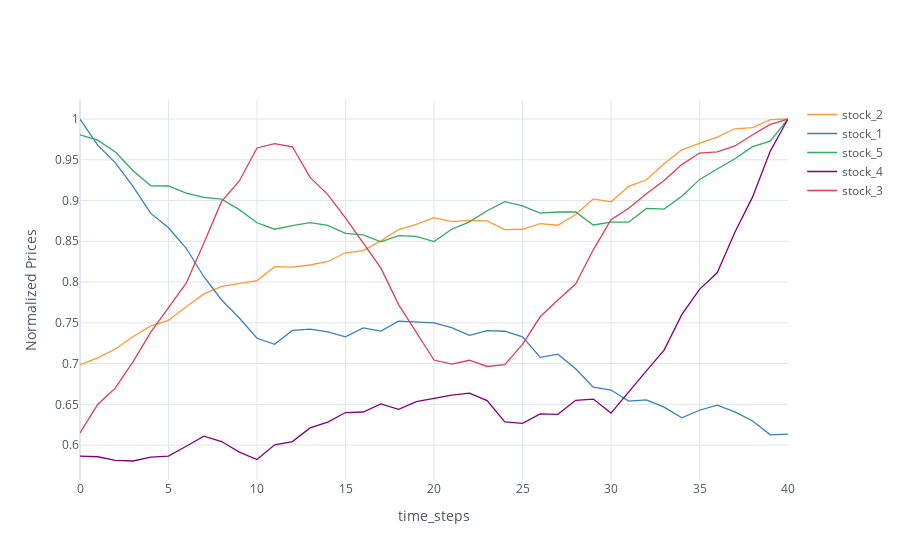

The code cell stored with this chart in its notebook:
### Code cell
starting_time = datetime(year=1995, month=1, day=1, hour=10) + relativedelta(hours=0)
ending_time = starting_time + relativedelta(hours=11)
print("ending_time", ending_time)

cf.go_offline()
cf.set_config_file(world_readable=True, theme="white")

buffer = SimulatedStockBuffer.objects.select_related("stock").order_by("captured_at").filter(
    Q(captured_at__gte = starting_time)
    & Q(captured_at__lte = ending_time)
).all()

price_variations = {}
for snapshot in buffer:
    if snapshot.stock.name not in price_variations:
        price_variations[snapshot.stock.name] = []
    price_variations[snapshot.stock.name].append(snapshot.price_snapshot)

# print(price_variations)
for stck_name in price_variations:
    price_snaps = price_variations[stck_name]
    price_array = np.array(price_snaps)
    max_price = max(price_array)
    normalized_snaps = price_array/max_price
    price_variations[stck_name] = normalized_snaps

    

stock_names = list(price_variations.keys())


# print(price_variations)
df_regret_comparisons = pd.DataFrame(price_variations)
df_regret_comparisons.iplot(
    xTitle='time_steps',
    yTitle='Normalized Prices'
)

### Figure 1 — Plotly figure (JSON) as saved in the notebook; plotly's stock layout.template omitted (floating-point values rounded to 4 significant figures)
{"data": [{"line": {"color": "rgba(255, 153, 51, 1.0)", "dash": "solid", "shape": "linear", "width": 1.3}, "mode": "lines", "name": "stock_2", "text": "", "type": "scatter", "x": [0, 1, 2, 3, 4, 5, 6, 7, 8, 9, 10, 11, 12, 13, 14, 15, 16, 17, 18, 19, 20, 21, 22, 23, 24, 25, 26, 27, 28, 29, 30, 31, 32, 33, 34, 35, 36, 37, 38, 39, 40], "y": [0.6988, 0.707, 0.7179, 0.7332, 0.7463, 0.7529, 0.7697, 0.7854, 0.7947, 0.7982, 0.8017, 0.8189, 0.8184, 0.8209, 0.8252, 0.8359, 0.8385, 0.8506, 0.8644, 0.8707, 0.879, 0.8741, 0.8757, 0.875, 0.8644, 0.8648, 0.8716, 0.8697, 0.8829, 0.902, 0.8984, 0.9174, 0.9255, 0.945, 0.9622, 0.9701, 0.9779, 0.988, 0.9893, 0.9992, 1]}, {"line": {"color": "rgba(55, 128, 191, 1.0)", "dash": "solid", "shape": "linear", "width": 1.3}, "mode": "lines", "name": "stock_1", "text": "", "type": "scatter", "x": [0, 1, 2, 3, 4, 5, 6, 7, 8, 9, 10, 11, 12, 13, 14, 15, 16, 17, 18, 19, 20, 21, 22, 23, 24, 25, 26, 27, 28, 29, 30, 31, 32, 33, 34, 35, 36, 37, 38, 39, 40], "y": [1, 0.9679, 0.9462, 0.917, 0.8842, 0.8666, 0.8414, 0.8065, 0.7781, 0.7559, 0.731, 0.7237, 0.7407, 0.7424, 0.739, 0.7327, 0.7437, 0.7399, 0.752, 0.7511, 0.7499, 0.7442, 0.7346, 0.7404, 0.7397, 0.7328, 0.7077, 0.7115, 0.6937, 0.671, 0.6676, 0.654, 0.6556, 0.6466, 0.6335, 0.6428, 0.6491, 0.6408, 0.6297, 0.6127, 0.6134]}, {"line": {"color": "rgba(50, 171, 96, 1.0)", "dash": "solid", "shape": "linear", "width": 1.3}, "mode": "lines", "name": "stock_5", "text": "", "type": "scatter", "x": [0, 1, 2, 3, 4, 5, 6, 7, 8, 9, 10, 11, 12, 13, 14, 15, 16, 17, 18, 19, 20, 21, 22, 23, 24, 25, 26, 27, 28, 29, 30, 31, 32, 33, 34, 35, 36, 37, 38, 39, 40], "y": [0.9805, 0.9741, 0.9594, 0.9366, 0.918, 0.9178, 0.909, 0.9038, 0.9017, 0.8888, 0.8728, 0.8648, 0.8693, 0.8729, 0.8696, 0.8598, 0.8579, 0.8494, 0.8569, 0.856, 0.8497, 0.8648, 0.8739, 0.8875, 0.8986, 0.8933, 0.8845, 0.8859, 0.886, 0.87, 0.8736, 0.8735, 0.8903, 0.8896, 0.9052, 0.9256, 0.9387, 0.9513, 0.966, 0.9727, 1]}, {"line": {"color": "rgba(128, 0, 128, 1.0)", "dash": "solid", "shape": "linear", "width": 1.3}, "mode": "lines", "name": "stock_4", "text": "", "type": "scatter", "x": [0, 1, 2, 3, 4, 5, 6, 7, 8, 9, 10, 11, 12, 13, 14, 15, 16, 17, 18, 19, 20, 21, 22, 23, 24, 25, 26, 27, 28, 29, 30, 31, 32, 33, 34, 35, 36, 37, 38, 39, 40], "y": [0.5866, 0.5857, 0.5812, 0.5805, 0.5852, 0.5865, 0.5986, 0.611, 0.6044, 0.5914, 0.5824, 0.6003, 0.6044, 0.6211, 0.6281, 0.64, 0.6406, 0.6504, 0.6439, 0.6533, 0.6573, 0.6614, 0.6637, 0.6546, 0.6284, 0.6267, 0.6384, 0.6377, 0.6549, 0.6565, 0.6393, 0.6645, 0.691, 0.7166, 0.7601, 0.7911, 0.8114, 0.8612, 0.9045, 0.9606, 1]}, {"line": {"color": "rgba(219, 64, 82, 1.0)", "dash": "solid", "shape": "linear", "width": 1.3}, "mode": "lines", "name": "stock_3", "text": "", "type": "scatter", "x": [0, 1, 2, 3, 4, 5, 6, 7, 8, 9, 10, 11, 12, 13, 14, 15, 16, 17, 18, 19, 20, 21, 22, 23, 24, 25, 26, 27, 28, 29, 30, 31, 32, 33, 34, 35, 36, 37, 38, 39, 40], "y": [0.615, 0.6498, 0.6702, 0.7025, 0.7386, 0.7687, 0.7985, 0.8478, 0.8989, 0.924, 0.9645, 0.9698, 0.966, 0.9284, 0.9073, 0.8787, 0.848, 0.817, 0.7724, 0.738, 0.7044, 0.6994, 0.7041, 0.6965, 0.6988, 0.7235, 0.7574, 0.7781, 0.7976, 0.8396, 0.8764, 0.8906, 0.9082, 0.9244, 0.9441, 0.9582, 0.9596, 0.9669, 0.9807, 0.9933, 1]}], "layout": {"legend": {"bgcolor": "#FFFFFF", "font": {"color": "#4D5663"}}, "paper_bgcolor": "#FFFFFF", "plot_bgcolor": "#FFFFFF", "title": {"font": {"color": "#4D5663"}}, "xaxis": {"gridcolor": "#E1E5ED", "showgrid": true, "tickfont": {"color": "#4D5663"}, "title": {"font": {"color": "#4D5663"}, "text": "time_steps"}, "zerolinecolor": "#E1E5ED"}, "yaxis": {"gridcolor": "#E1E5ED", "showgrid": true, "tickfont": {"color": "#4D5663"}, "title": {"font": {"color": "#4D5663"}, "text": "Normalized Prices"}, "zerolinecolor": "#E1E5ED"}}}
